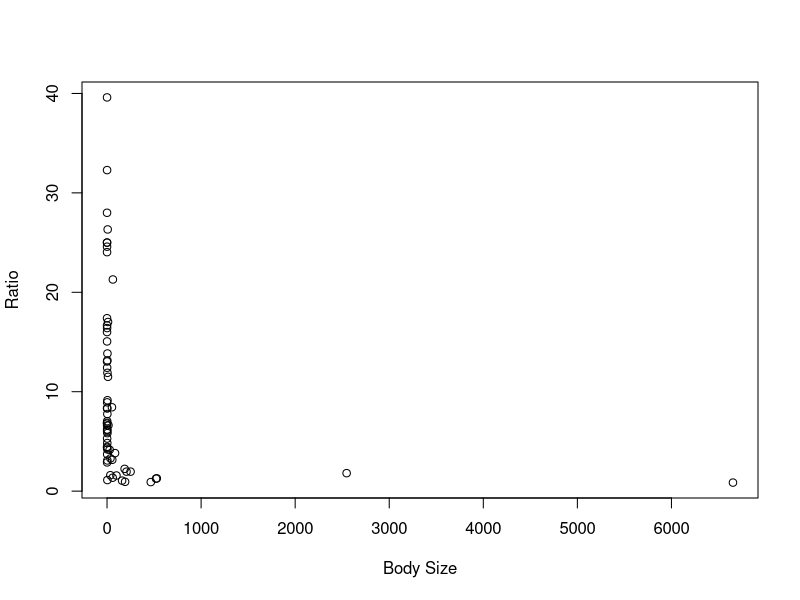

This chart was generated by the following R code:
# Q1

library(MASS)
mammals$r = mammals$brain / mammals$body
Biggest = which.max(mammals$r)
mammals[Biggest,]
Smallest = which.min(mammals$r)
mammals[Smallest,]

options(device="windows")
plot(mammals$body, mammals$r, xlab = "Body Size", ylab = "Ratio")

# Q2

db = c(dbinom(0:3, 4, 0.312))
possiblity = c(db[1:3], 1 - sum(db[1:3]))
games = c(17, 31, 17, 5)

result = chisq.test(games, p = possiblity)
result

db = c(dbinom(0:4, 5, 0.312))
possiblity = c(db[1:3], 1 - sum(db[1:3]))
games = c(5, 5, 4, 11)

result = chisq.test(games, p = possiblity)
result

# Q3

dices = c(17, 16, 20, 25, 12, 10)
possiblity[1:6] = 1 / 6
result = chisq.test(dices, p = possiblity)
if (result$p.value > 0.05) {
  print("Tossing 1 is not fair")
} else {
  print("Tossing 1 is fair")
}

possiblity[1:3] = 1 / 3
dices = c(33, 45, 22)
result = chisq.test(dices, p = possiblity[1:3])
result
if (result$p.value > 0.05) {
  print("Tossing 2 is not fair")
} else {
  print("Tossing 2 is fair")
}

#  Q4

result = prop.test(120, 276, 0.375)
result

result$conf.int

binom.test(120, 276, 0.375)

#  Q5

x1 = rnorm(100, mean = 0, sd = 1)
y1 = rnorm(100, mean = 0.2, sd = 1)
t.test(x1, y1)

x2 <- rnorm(500, mean = 0, sd = 1)
y2 <- rnorm(500, mean = 0.2, sd = 1)
t.test(x2, y2)